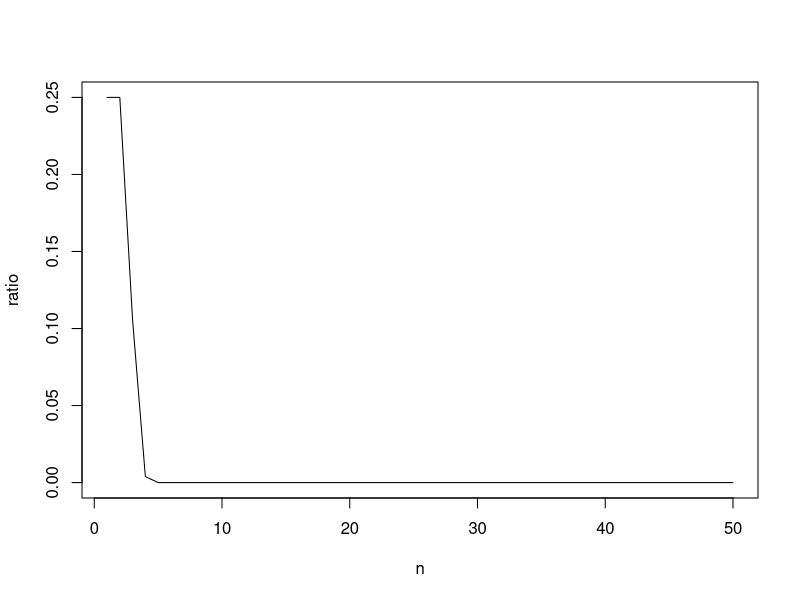

Reproduce this figure in R.
n   <- seq(1, 50, 1)
x1  <- log(log(n))
x2  <- log(n)
x3  <- n
x4  <- log(factorial(n))
x5  <- n^2
x6  <- 2^(3*log(n))
x7  <- n^(log(n))
x8  <- 3^n
x9 <- log(n)^n
x10 <- n^(n/2)
x11 <- factorial(n)
x12 <- n^n
x13 <- 2^(2^n)

ratio <- x12/x13
plot(n, ratio, type = "l")
head(cbind(n, x11, x12))
